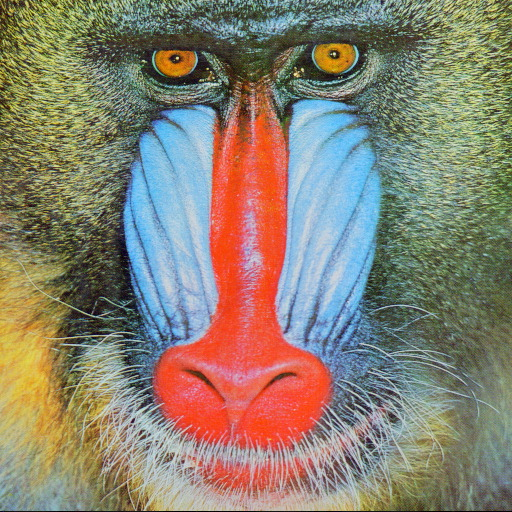
//> input picture 02.MatAndPixelOperations/resource/baboon.jpg, 512 x 512 px
$ ./matdemo   (built with g++ and OpenCV 4)
//> lines starting //> are read from the running program, lines starting //| are printed output that depends on the picture
### 02.MatAndPixelOperations/code/matdemo.h
#include <opencv2/opencv.hpp>
#include <iostream>


using namespace std;
using namespace cv;

class MatDemo
{
public:
	void mat_opt();
	void pixel_visit();
	void suanshu_demo();
	void bitwise_demo();
	void type_convert(Mat& image);
	void adjust_contrast(Mat& image);
	void adjust_light(Mat& image);
	void channels_demo(Mat& image);
};

### 02.MatAndPixelOperations/code/matdemo.cpp
#include "matdemo.h"
std::string root_dir = "E:/Code/coding/Allopencv/opencv-self-learning/02.MatAndPixelOperations/resource/";

//创建mat对象的方式
// [42 lines left out: function mat_opt, not called in this run]

void MatDemo::pixel_visit() {
	// 读取图像
	Mat src = imread(root_dir + "lovely-girl.jpg");
	int w = src.cols; // 图像宽度
	int h = src.rows; // 图像高度
	int cn = src.channels(); // 通道数（彩色图像为3）

	// 生成查找表，将每个像素值映射到离散的16的倍数
	uchar table[256];
	for (int i = 0; i < 256; ++i)
		table[i] = (uchar)(16 * (i / 16));

	double t1 = getTickCount();
	imshow("lovely-girl", src); // 显示处理结果
	// [42 lines of commented-out code are left out]
	uchar* image_data = src.data;
	for (int row = 0; row < h; row++) {
		for (int col = 0; col < w * cn; col++) {
			*image_data = table[*image_data];
			image_data++;
		}
	}

	double t2 = getTickCount();
	double t = ((t2 - t1) / getTickFrequency()) * 1000; // 计算执行时间
	ostringstream ss;
	ss << "Execute time: " << std::fixed << std::setprecision(2) << t << " ms ";
	std::cout << ss.str() << std::endl;

	imshow("result", src); // 显示处理结果
}

//图像加减乘除操作
void MatDemo::suanshu_demo() {
	// 读取两张图像
	Mat src1 = imread(root_dir + "WindowsLogo.jpg");
	Mat src2 = imread(root_dir + "LinuxLogo.jpg");

	// 定义用于存储运算结果的 Mat 对象
	Mat add_result, sub_result, mul_result, div_result;

	// 使用add函数进行图像相加
	add(src1, src2, add_result);

	// 使用subtract函数进行图像相减
	subtract(src1, src2, sub_result);

	// 使用multiply函数进行图像相乘
	multiply(src1, src2, mul_result);

	// 使用divide函数进行图像相除
	divide(src1, src2, div_result);

	// 显示各个运算结果
	imshow("add_result", add_result); // 显示图像相加的结果
	imshow("sub_result", sub_result); // 显示图像相减的结果
	imshow("mul_result", mul_result); // 显示图像相乘的结果
	imshow("div_result", div_result); // 显示图像相除的结果
}

//图像位运算操作
// [96 lines left out: functions bitwise_demo, type_convert, adjust_contrast, adjust_light, channels_demo, not called in this run]


int main() {
	//读取源文件
	Mat src = imread(root_dir + "baboon.jpg");
//> src is the input picture: 512 rows x 512 cols, CV_8UC3; mean B, G, R 112.9, 129.1, 137.1
	imshow("input", src);
	//获取通道数
	int cn = src.channels();
//> cn = 3
	printf("image channels : %d \n", cn);
//| image channels : 3
	Mat gray;
	//将源文件转为灰度图
	cvtColor(src, gray, COLOR_BGR2GRAY);
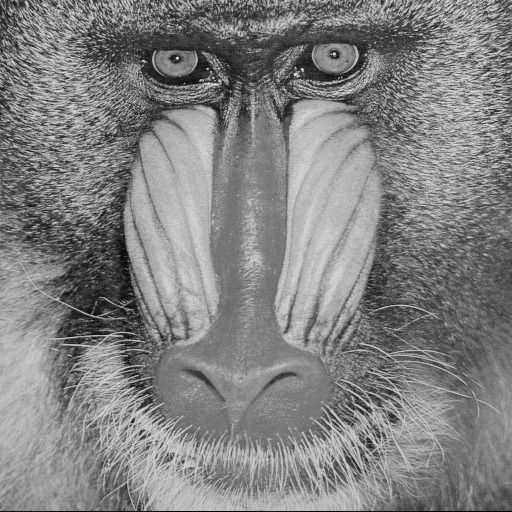
//> gray: 512 rows x 512 cols, CV_8UC1; min 0, max 234, mean 129.7
	cn = gray.channels();
//> cn = 1
	imshow("gray", gray);
	printf("gray channels : %d \n", cn);
//| gray channels : 1

	MatDemo md;
	//md.mat_opt();
	md.pixel_visit();
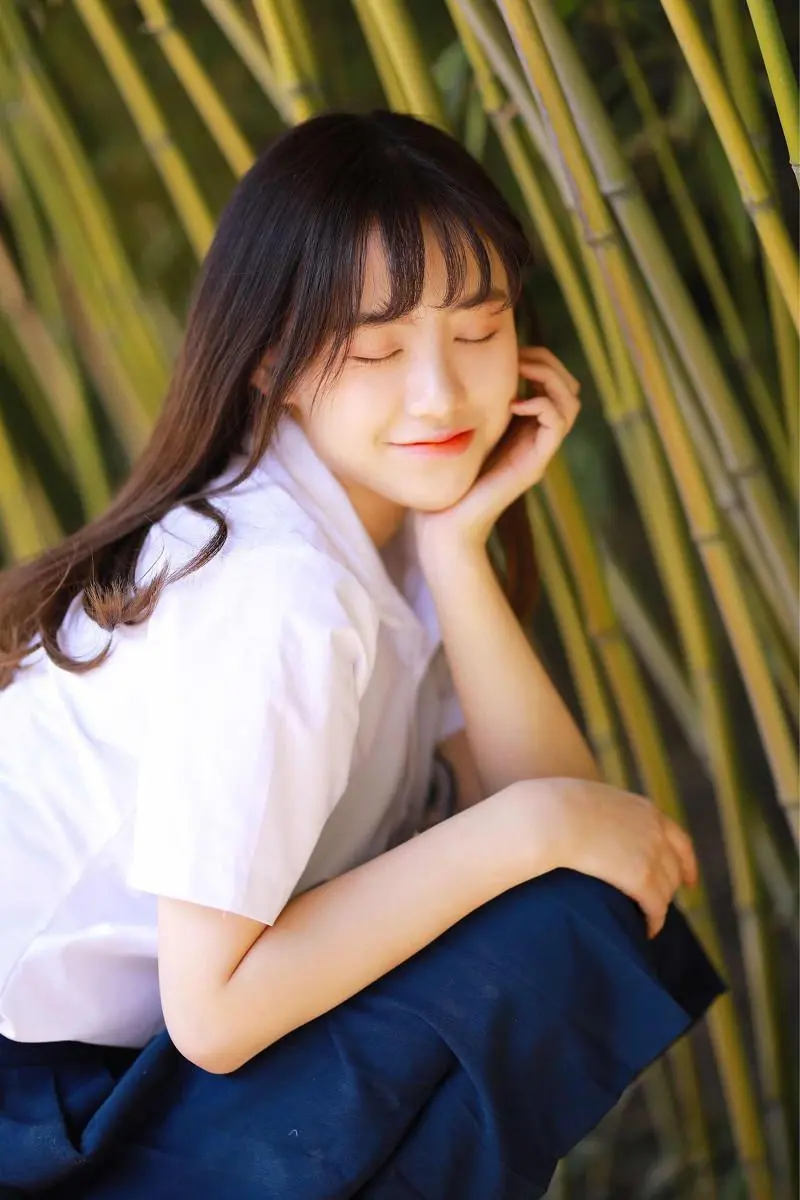
//> input picture 02.MatAndPixelOperations/resource/lovely-girl.jpg, 800 x 1200 px
//> in pixel_visit, src is the input picture: 1200 rows x 800 cols, CV_8UC3; mean B, G, R 90.9, 109.5, 122.3
	md.suanshu_demo();
//> WindowsLogo.jpg cannot be read in this run, so this picture is empty
//> LinuxLogo.jpg cannot be read in this run, so this picture is empty
//> (the run ends here: the program stops with an error, at `imshow("add_result", add_result);`)
